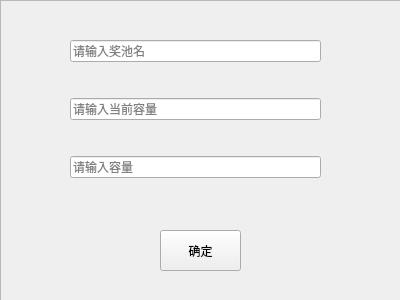
<?xml version="1.0" encoding="UTF-8"?>
<ui version="4.0">
 <class>Changegam</class>
 <widget class="QWidget" name="Changegam">
  <property name="geometry">
   <rect>
    <x>0</x>
    <y>0</y>
    <width>400</width>
    <height>300</height>
   </rect>
  </property>
  <property name="minimumSize">
   <size>
    <width>400</width>
    <height>300</height>
   </size>
  </property>
  <property name="windowTitle">
   <string>Form</string>
  </property>
  <property name="windowIcon">
   <iconset resource="res.qrc">
    <normaloff>:/icon.jpg</normaloff>:/icon.jpg</iconset>
  </property>
  <widget class="QFrame" name="frame">
   <property name="geometry">
    <rect>
     <x>0</x>
     <y>0</y>
     <width>401</width>
     <height>301</height>
    </rect>
   </property>
   <property name="styleSheet">
    <string notr="true">background-image: url(:/login.png);</string>
   </property>
   <property name="frameShape">
    <enum>QFrame::StyledPanel</enum>
   </property>
   <property name="frameShadow">
    <enum>QFrame::Raised</enum>
   </property>
  </widget>
  <widget class="QWidget" name="widget" native="true">
   <property name="geometry">
    <rect>
     <x>70</x>
     <y>10</y>
     <width>251</width>
     <height>201</height>
    </rect>
   </property>
   <layout class="QVBoxLayout" name="verticalLayout">
    <item>
     <widget class="QLineEdit" name="oldgamblenameinput">
      <property name="placeholderText">
       <string>请输入奖池名</string>
      </property>
     </widget>
    </item>
    <item>
     <widget class="QLineEdit" name="currentcapacityLabel">
      <property name="placeholderText">
       <string>请输入当前容量</string>
      </property>
     </widget>
    </item>
    <item>
     <widget class="QLineEdit" name="newtotalcapacityinput">
      <property name="placeholderText">
       <string>请输入容量</string>
      </property>
     </widget>
    </item>
   </layout>
  </widget>
  <widget class="QPushButton" name="change">
   <property name="geometry">
    <rect>
     <x>160</x>
     <y>230</y>
     <width>81</width>
     <height>41</height>
    </rect>
   </property>
   <property name="text">
    <string>确定</string>
   </property>
  </widget>
 </widget>
 <resources>
  <include location="res.qrc"/>
 </resources>
 <connections/>
</ui>
